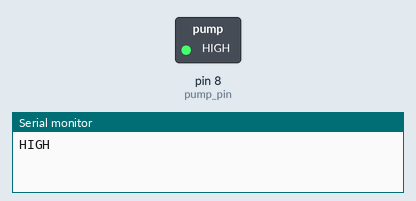
The sketch below on a simulated Arduino Uno, built with avr-gcc and run on an emulated ATmega328P. Parts: switched loads named in the sketch (green lamp = pin HIGH), the last lines printed to the serial monitor.

Above: at 2.5 s.
At 7.5 s:
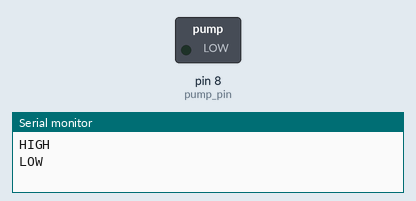
Timing chart, 0 to 13.0 s (numbered marks = the images above):
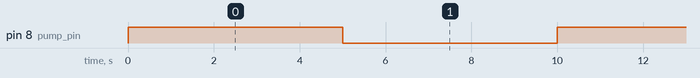

Measured:
- by itself, pin 8 (pump_pin): alternates HIGH for 5.0 s and LOW for 5.0 s

The sketch:

simplePump.ino
```cpp
#define pump_pin  8
void setup()
{
  Serial.begin(9600);
  pinMode(pump_pin,OUTPUT);
}
void loop()
{
  Serial.println("HIGH");
  digitalWrite(pump_pin,HIGH);
  delay(5000);
  Serial.println("LOW");
  digitalWrite(pump_pin,LOW);
  delay(5000);
}
```
